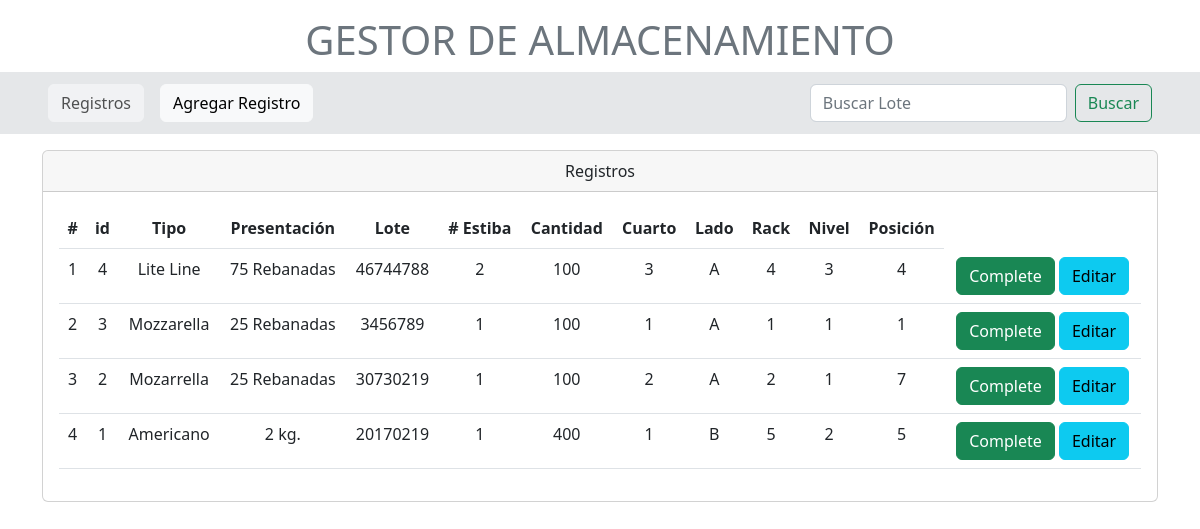
Before: /registros/ with the older database file.
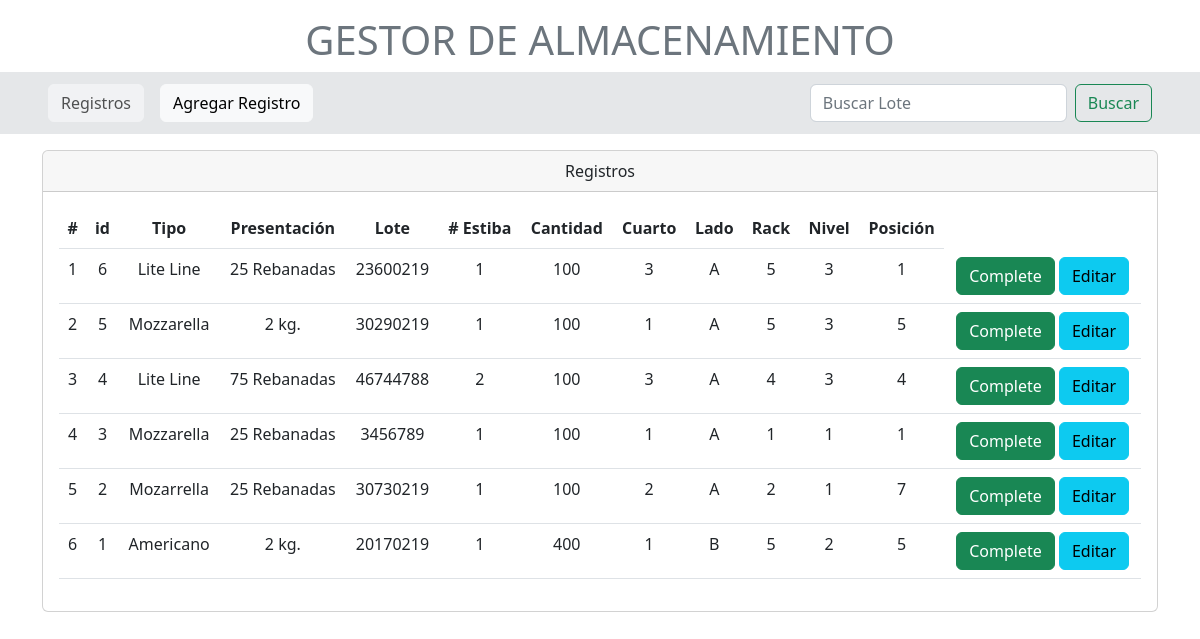
After: the same page with the newer database file.
### models.py (models this page shows)
class Inventario(Base):
    __tablename__: str = 'inventario'
    id = Column(Integer, primary_key=True, index=True)
    tipo = Column(String)
    presentacion = Column(String)
    lote = Column(String, nullable=False)
    estiba_n = Column(String)
    cantidad = Column(Integer)
    cuarto = Column(String)
    lado = Column(String)
    rack = Column(String)
    nivel = Column(String)
    posicion = Column(String)
    existente = Column(Boolean, default=True)
    estado = Column(String(9))
    detalles = Column(String(150))
    usuario_id = Column(ForeignKey('usuarios.id'))

### routers/registros.py (the view)
@router.get("/", response_class=HTMLResponse)
async def consultar_registros(request: Request, db: Session = Depends(get_db)):
    registros = db.query(Inventario).order_by(Inventario.id.desc()).all()
    return templates.TemplateResponse("home.html", {'request': request, 'registros': registros})

### templates/home.html (shortened to what this page needs)
<!DOCTYPE html>
<html lang="en">
<head>
    <link href="https://cdn.jsdelivr.net/npm/bootstrap@5.2.3/dist/css/bootstrap.min.css" rel="stylesheet">
</head>
<body>
<div>
    <h1 class="text-center mt-3 text-secondary">GESTOR DE ALMACENAMIENTO</h1>
    <nav class="navbar navbar-light" style="background-color:#E5E7E9">
        <div class="d-flex mt-1 mb-1">
            <a onclick="window.location.href='registros'" class="btn btn-light disabled btn-md ms-5">Registros</a>
            <a onclick="window.location.href='crear-registro'" class="btn btn-light btn-md ms-3">Agregar Registro</a>
        </div>
        <div>
            <form class="d-flex me-5">
                <input class="form-control me-2" type="search" placeholder="Buscar Lote" aria-label="Search">
                <button class="btn btn-outline-success" type="submit">Buscar</button>
            </form>
        </div>
    </nav>
</div>
<div class="container mt-3">
    <div class="card text-center">
        <div class="card-header">
            Registros
        </div>
        <div class="card-body">
            <table class="table table-hover">
                <thead>
                    <tr>
                        <th scope="col">#</th>
                        <th scope="col">id</th>
                        <th scope="col">Tipo</th>
                        <th scope="col">Presentación</th>
                        <th scope="col">Lote</th>
                        <th scope="col"># Estiba</th>
                        <th scope="col">Cantidad</th>
                        <th scope="col">Cuarto</th>
                        <th scope="col">Lado</th>
                        <th scope="col">Rack</th>
                        <th scope="col">Nivel</th>
                        <th scope="col">Posición</th>
                    </tr>
                </thead>
                <tbody>
                    {% for registro in registros %}
                    <tr class="pointer">
                        <td>{{ loop.index }}</td>
                        <td>{{ registro.id }}</td>
                        <td>{{ registro.tipo }}</td>
                        <td>{{ registro.presentacion }}</td>
                        <td>{{ registro.lote }}</td>
                        <td>{{ registro.estiba_n }}</td>
                        <td>{{ registro.cantidad }}</td>
                        <td>{{ registro.cuarto }}</td>
                        <td>{{ registro.lado }}</td>
                        <td>{{ registro.rack }}</td>
                        <td>{{ registro.nivel }}</td>
                        <td>{{ registro.posicion }}</td>
                        <td>
                            <button type="button" class="btn btn-success">Complete</button>
                            <button onclick="window.location.href='editar-registro/{{ registro.id }}'" type="button" class="btn btn-info">Editar</button>
                        </td>
                    </tr>
                    {% endfor %}
                </tbody>
            </table>
        </div>
    </div>
</div>
</body>
</html>

Changed rows visible on the page:
added Inventario: id "6", tipo "Lite Line", presentacion "25 Rebanadas", lote "23600219", estiba_n "1", cantidad "100", cuarto "3", lado "A", rack "5", nivel "3", posicion "1"
added Inventario: id "5", tipo "Mozzarella", presentacion "2 kg.", lote "30290219", estiba_n "1", cantidad "100", cuarto "1", lado "A", rack "5", nivel "3", posicion "5"
